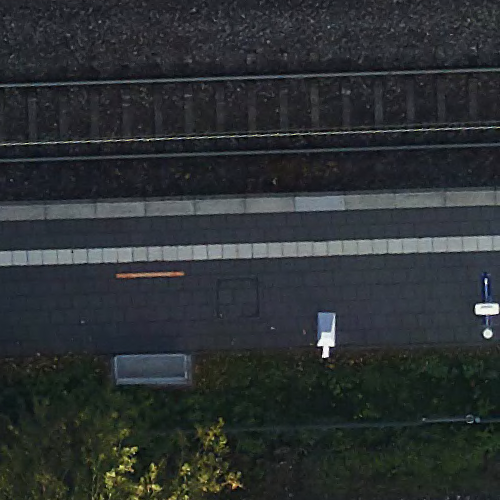
#> input picture classic_cv/working_example.png, 500 x 500 px
$ jupyter execute classic_cv.ipynb
#> lines starting #> are read from the running program, lines starting #| are printed output that depends on the picture; after the words box and inside, x2 and y2 are one past the last pixel; in counts of white or black regions, pixels touching at a corner belong together
[cell 1]
from PIL import Image, ImageFilter
import numpy as np
import pandas as pd
import cv2

from skimage.measure import label, regionprops_table
from pathlib import Path

[cell 2]
image = Image.open("working_example.png")
#> image is the input picture: PIL image 500x500 RGB; mean R, G, B 44.1, 48.9, 50.8
# image = Image.open("not_working_example.png")

image

[cell 3]
def remove_noise(mask, radius=2, threshold=127):
    return mask.filter(ImageFilter.GaussianBlur(radius=radius)).point(lambda p: 255 if p > threshold else 0 )

def remove_noise_2(mask):
    return Image.fromarray(cv2.morphologyEx(np.array(mask), cv2.MORPH_OPEN, np.ones((3, 3))))

def get_cropped_bboxes(image, df):
    patches = []
    for _, row in df.iterrows():
        cropped_image = image.crop((row['bbox-1'],row['bbox-0'], row['bbox-3'],row['bbox-2']))
        rotated_image = cropped_image.rotate(- row["orientation"] * 180 / np.pi, expand=True)
        w, h = rotated_image.size
        lr_rm = (w - row['axis_minor_length']) / 2
        ud_rm = (h - row['axis_major_length']) / 2
        bbox_img = rotated_image.crop((lr_rm, ud_rm, w-lr_rm, h-ud_rm))
        patches.append(bbox_img)
    return patches

def apply_hsv_filter(image, min_h, max_h, min_s, max_s, min_v, max_v):
#> called with min_h = 150, max_h = 190, min_s = 130, max_s = 255, min_v = 40, max_v = 255
    image_hsv = image.convert("HSV")
#> image_hsv: PIL image 500x500 HSV; mean H, S, V 134.8, 55, 53.5
    arr = np.array(image_hsv)
    h, s, v = arr[:, :, 0], arr[:, :, 1], arr[:, :, 2]
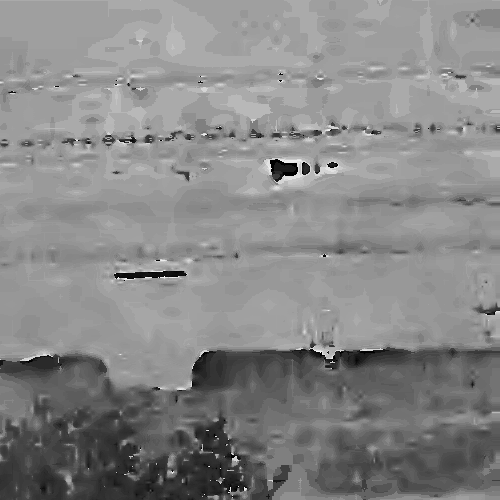
#> h: shape (500, 500); min 0, max 253, mean 134.8
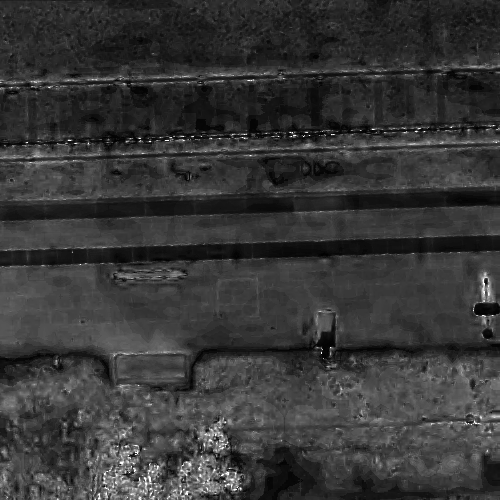
#> s: shape (500, 500); min 0, max 255, mean 55
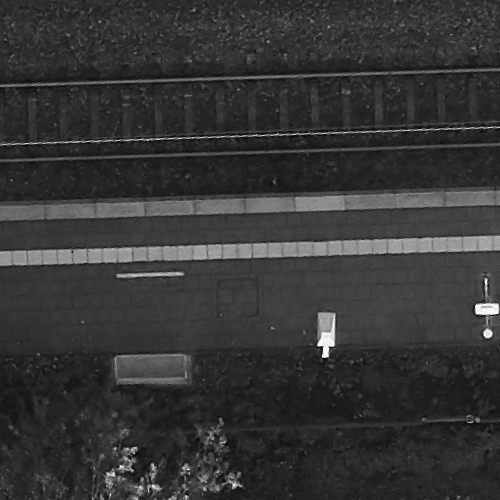
#> v: shape (500, 500); min 0, max 255, mean 53.5
    mask_arr = np.zeros(arr.shape[:2], dtype="uint8")
    mask_arr[
        (h >= min_h) & (h <= max_h)
        & (s >= min_s) & (s <= max_s)
        & (v >= min_v) & (v <= max_v)
    ] = 255
    mask = Image.fromarray(mask_arr)
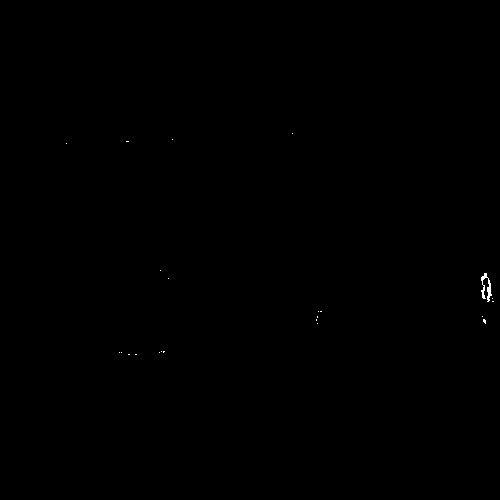
#> mask: PIL image 500x500 L; 0.07% white in thin lines or dots, all inside (x1, y1, x2, y2) = (66, 133, 494, 355)

    return mask

def apply_white_filter(image):
    return apply_hsv_filter(image, 0, 255, 0, 127, 127, 255)

def has_blue_box(image):
    min_area = 100
    max_area = 150
    min_axis_major_length = 25
    max_axis_major_length = 35
    min_axis_minor_length = 5
    max_axis_minor_length = 15
    if np.sum(np.array(image)) == 0:
        return False, None, None

    mask = apply_hsv_filter(image, 150, 190, 130, 255, 40, 255)
    labelled_mask = label(np.array(mask) > 127)
#> labelled_mask: shape (500, 500) int32; 24 distinct labels, from 0 to 23
    properties = ['area', 'bbox', 'axis_major_length', 'axis_minor_length', 'orientation', 'centroid', 'area_convex', 'filled_area']
    df = pd.DataFrame(regionprops_table(labelled_mask, properties=properties))
#> df = table of 23 rows and 12 columns
    filtered_df = df[
        (df["area"] + 20 < df["area_convex"])
        & (min_area < df["area"]) & (df["area"] < max_area)
        & (min_axis_minor_length < df["axis_minor_length"]) & (df["axis_minor_length"] < max_axis_minor_length)
        & (min_axis_major_length < df["axis_major_length"]) & (df["axis_major_length"] < max_axis_major_length)
    ]
#> filtered_df = table of 1 rows and 12 columns
    patches = get_cropped_bboxes(image, filtered_df)
#> after the loop in get_cropped_bboxes, `for _, row in df.iterrows():`: patches = 1 item
#> patches = 1 item
    for img_patch in get_cropped_bboxes(image, filtered_df):
        labelled_patch = label(np.array(apply_white_filter(img_patch)) > 127)
        patch_df = pd.DataFrame(regionprops_table(labelled_patch, properties=properties))
        margin_ratio = 0.3
        w, h = img_patch.size
        filtered_patch_df = patch_df[
            (patch_df["area"] > 10)
            & (h * margin_ratio < patch_df["centroid-0"])
            & (patch_df["centroid-0"] < h * (1- margin_ratio))
            & (w * margin_ratio < patch_df["centroid-1"])
            & (patch_df["centroid-1"] < w * (1- margin_ratio))
        ]
        if len(filtered_patch_df) > 0:
            return True, mask, filtered_df, patches
#> this loop made 1 pass
#> (margin_ratio, w, h, filtered_patch_df) on pass 1: (0.3, 11, 31, table of 1 rows and 12 columns)

    return False, mask, filtered_df, []

[cell 4]
flag, mask, filtered_df, patches = has_blue_box(image)
#> flag = True; filtered_df = table of 1 rows and 12 columns; patches = 1 item
flag
#> Out = True

[cell 5]
mask

[cell 6]
filtered_df
#> Out = table of 1 rows and 12 columns

$ run again, with classic_cv/not_working_example.png copied over classic_cv/working_example.png
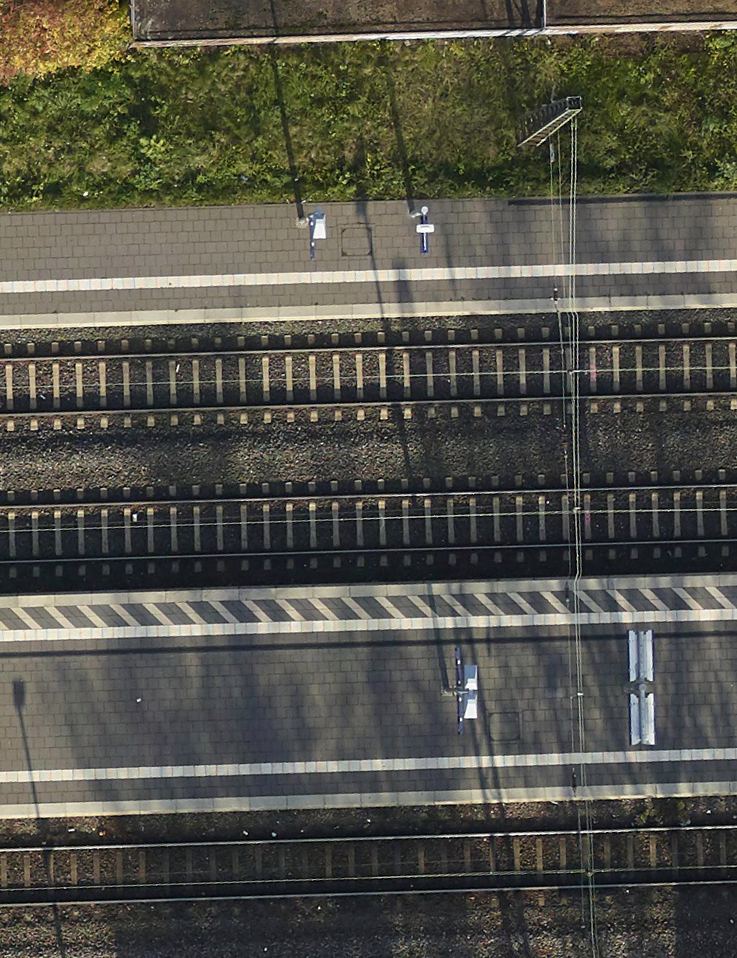
#> input picture classic_cv/not_working_example.png, 737 x 958 px, shrunk from 1000 x 1300 before the run
#> image is the input picture: PIL image 737x958 RGB; mean R, G, B 82.8, 82, 72.8
#> image_hsv: PIL image 737x958 HSV; mean H, S, V 82, 50.4, 86.2
#> in apply_hsv_filter, `h, s, v = arr[:, :, 0], arr[:, :, 1], arr[:, :, 2]`:
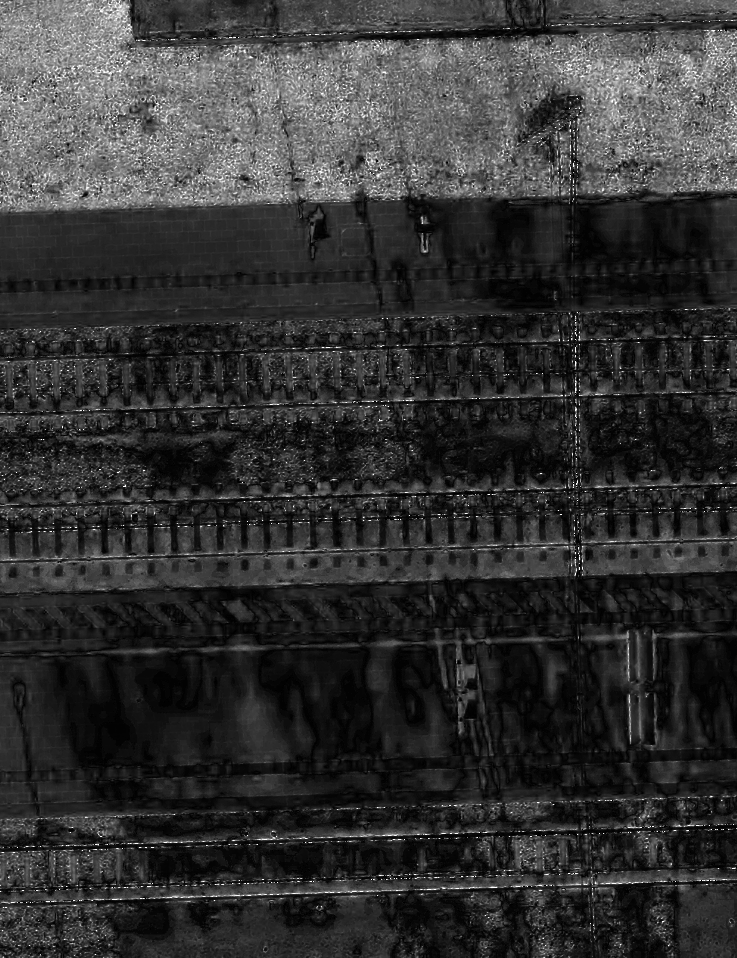
#> s: shape (958, 737); min 0, max 255, mean 50.4
#> in apply_hsv_filter, `h, s, v = arr[:, :, 0], arr[:, :, 1], arr[:, :, 2]`:
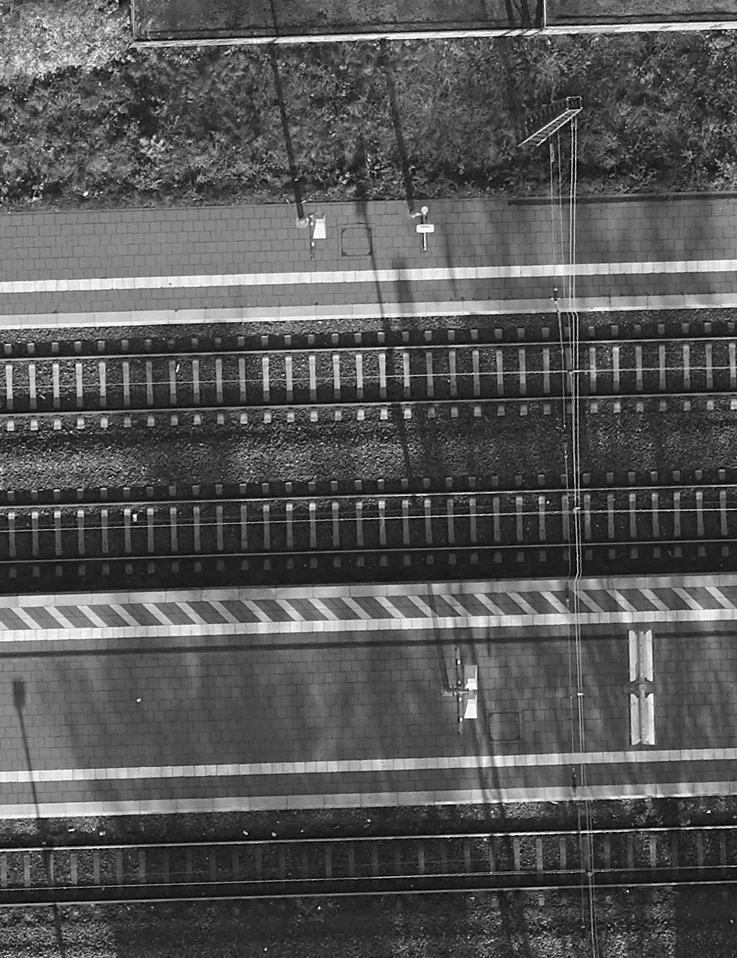
#> v: shape (958, 737); min 0, max 255, mean 86.2
#> mask: PIL image 737x958 L; 0.01% white in thin lines or dots, all inside (x1, y1, x2, y2) = (39, 217, 654, 869)
#> labelled_mask: shape (958, 737) int32; 24 distinct labels, from 0 to 23
#> df = table of 23 rows and 12 columns
#> in has_blue_box, `filtered_df = df[ (df["area"] + 20 < df["area_convex"]) & (min_area < ..`: filtered_df = table of 0 rows and 12 columns
#> after the loop in get_cropped_bboxes, `for _, row in df.iterrows():`: patches = []
#> `flag, mask, filtered_df, patches = has_blue_box(image)`: flag = False; filtered_df = table of 0 rows and 12 columns; patches = []
#> `flag`: Out = False
#> `filtered_df`: Out = table of 0 rows and 12 columns
